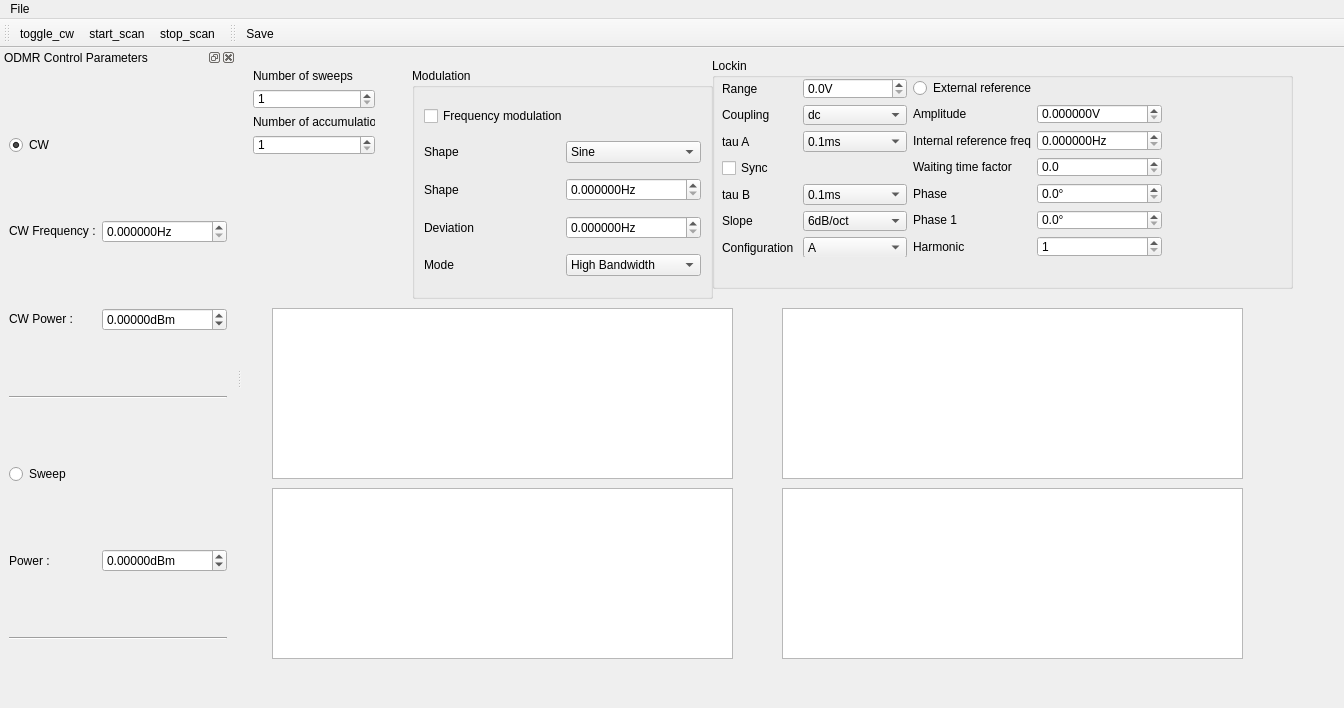
<?xml version="1.0" encoding="UTF-8"?>
<ui version="4.0">
 <class>MainWindow</class>
 <widget class="QMainWindow" name="MainWindow">
  <property name="geometry">
   <rect>
    <x>0</x>
    <y>0</y>
    <width>1344</width>
    <height>708</height>
   </rect>
  </property>
  <property name="windowTitle">
   <string>MainWindow</string>
  </property>
  <widget class="QWidget" name="centralwidget">
   <widget class="QGroupBox" name="modulation_groupBox">
    <property name="geometry">
     <rect>
      <x>170</x>
      <y>20</y>
      <width>301</width>
      <height>231</height>
     </rect>
    </property>
    <property name="title">
     <string>Modulation</string>
    </property>
    <layout class="QGridLayout" name="gridLayout">
     <item row="3" column="1">
      <widget class="ScienDSpinBox" name="mod_dev_frequency_DoubleSpinBox">
       <property name="sizePolicy">
        <sizepolicy hsizetype="Minimum" vsizetype="Fixed">
         <horstretch>0</horstretch>
         <verstretch>0</verstretch>
        </sizepolicy>
       </property>
       <property name="suffix">
        <string>Hz</string>
       </property>
       <property name="decimals">
        <number>6</number>
       </property>
       <property name="maximum">
        <double>1000000000.000000000000000</double>
       </property>
       <property name="singleStep">
        <double>0.010000000000000</double>
       </property>
      </widget>
     </item>
     <item row="0" column="0" colspan="2">
      <widget class="QCheckBox" name="fm_on_off_checkBox">
       <property name="text">
        <string>Frequency modulation</string>
       </property>
      </widget>
     </item>
     <item row="1" column="0">
      <widget class="QLabel" name="label_14">
       <property name="text">
        <string>Shape</string>
       </property>
      </widget>
     </item>
     <item row="2" column="1">
      <widget class="ScienDSpinBox" name="source_frequency_DoubleSpinBox">
       <property name="sizePolicy">
        <sizepolicy hsizetype="Minimum" vsizetype="Fixed">
         <horstretch>0</horstretch>
         <verstretch>0</verstretch>
        </sizepolicy>
       </property>
       <property name="suffix">
        <string>Hz</string>
       </property>
       <property name="decimals">
        <number>6</number>
       </property>
       <property name="maximum">
        <double>1000000000.000000000000000</double>
       </property>
       <property name="singleStep">
        <double>0.010000000000000</double>
       </property>
      </widget>
     </item>
     <item row="3" column="0">
      <widget class="QLabel" name="label_5">
       <property name="text">
        <string>Deviation</string>
       </property>
      </widget>
     </item>
     <item row="2" column="0">
      <widget class="QLabel" name="label_15">
       <property name="text">
        <string>Shape</string>
       </property>
      </widget>
     </item>
     <item row="1" column="1">
      <widget class="QComboBox" name="source_shape_comboBox">
       <item>
        <property name="text">
         <string>Sine</string>
        </property>
       </item>
       <item>
        <property name="text">
         <string>Square</string>
        </property>
       </item>
       <item>
        <property name="text">
         <string>Pulse</string>
        </property>
       </item>
       <item>
        <property name="text">
         <string>Triangle</string>
        </property>
       </item>
       <item>
        <property name="text">
         <string>Trapezoid</string>
        </property>
       </item>
      </widget>
     </item>
     <item row="4" column="0">
      <widget class="QLabel" name="label_8">
       <property name="text">
        <string>Mode</string>
       </property>
      </widget>
     </item>
     <item row="4" column="1">
      <widget class="QComboBox" name="mod_mode_comboBox">
       <item>
        <property name="text">
         <string>High Bandwidth</string>
        </property>
       </item>
       <item>
        <property name="text">
         <string>Low Noise</string>
        </property>
       </item>
      </widget>
     </item>
    </layout>
   </widget>
   <widget class="PlotWidget" name="channel1_PlotWidget">
    <property name="geometry">
     <rect>
      <x>30</x>
      <y>260</y>
      <width>461</width>
      <height>171</height>
     </rect>
    </property>
    <property name="sizePolicy">
     <sizepolicy hsizetype="Expanding" vsizetype="Expanding">
      <horstretch>1</horstretch>
      <verstretch>1</verstretch>
     </sizepolicy>
    </property>
   </widget>
   <widget class="PlotWidget" name="channel2_PlotWidget">
    <property name="geometry">
     <rect>
      <x>540</x>
      <y>260</y>
      <width>461</width>
      <height>171</height>
     </rect>
    </property>
    <property name="sizePolicy">
     <sizepolicy hsizetype="Expanding" vsizetype="Expanding">
      <horstretch>1</horstretch>
      <verstretch>1</verstretch>
     </sizepolicy>
    </property>
   </widget>
   <widget class="PlotWidget" name="channel3_PlotWidget">
    <property name="geometry">
     <rect>
      <x>30</x>
      <y>440</y>
      <width>461</width>
      <height>171</height>
     </rect>
    </property>
    <property name="sizePolicy">
     <sizepolicy hsizetype="Expanding" vsizetype="Expanding">
      <horstretch>1</horstretch>
      <verstretch>1</verstretch>
     </sizepolicy>
    </property>
   </widget>
   <widget class="PlotWidget" name="channel4_PlotWidget">
    <property name="geometry">
     <rect>
      <x>540</x>
      <y>440</y>
      <width>461</width>
      <height>171</height>
     </rect>
    </property>
    <property name="sizePolicy">
     <sizepolicy hsizetype="Expanding" vsizetype="Expanding">
      <horstretch>1</horstretch>
      <verstretch>1</verstretch>
     </sizepolicy>
    </property>
   </widget>
   <widget class="QGroupBox" name="lockin_groupBox">
    <property name="geometry">
     <rect>
      <x>470</x>
      <y>10</y>
      <width>581</width>
      <height>231</height>
     </rect>
    </property>
    <property name="title">
     <string>Lockin</string>
    </property>
    <widget class="QWidget" name="layoutWidget">
     <property name="geometry">
      <rect>
       <x>10</x>
       <y>20</y>
       <width>440</width>
       <height>179</height>
      </rect>
     </property>
     <layout class="QHBoxLayout" name="horizontalLayout_2">
      <item>
       <layout class="QGridLayout" name="gridLayout_4">
        <item row="1" column="0">
         <widget class="QLabel" name="label_9">
          <property name="text">
           <string>Coupling</string>
          </property>
         </widget>
        </item>
        <item row="0" column="1">
         <widget class="ScienDSpinBox" name="lockin_range_DoubleSpinBox">
          <property name="sizePolicy">
           <sizepolicy hsizetype="Minimum" vsizetype="Fixed">
            <horstretch>0</horstretch>
            <verstretch>0</verstretch>
           </sizepolicy>
          </property>
          <property name="suffix">
           <string>V</string>
          </property>
          <property name="decimals">
           <number>1</number>
          </property>
          <property name="maximum">
           <double>1000000000.000000000000000</double>
          </property>
          <property name="singleStep">
           <double>0.010000000000000</double>
          </property>
         </widget>
        </item>
        <item row="1" column="1">
         <widget class="QComboBox" name="lockin_acdc_coupling_comboBox">
          <item>
           <property name="text">
            <string>dc</string>
           </property>
          </item>
          <item>
           <property name="text">
            <string>ac</string>
           </property>
          </item>
         </widget>
        </item>
        <item row="2" column="0">
         <widget class="QLabel" name="label_21">
          <property name="text">
           <string>tau A</string>
          </property>
         </widget>
        </item>
        <item row="0" column="0">
         <widget class="QLabel" name="label_19">
          <property name="text">
           <string>Range</string>
          </property>
         </widget>
        </item>
        <item row="3" column="0">
         <widget class="QCheckBox" name="lockin_sync_checkBox">
          <property name="text">
           <string>Sync</string>
          </property>
         </widget>
        </item>
        <item row="5" column="0">
         <widget class="QLabel" name="label_11">
          <property name="text">
           <string>Slope</string>
          </property>
         </widget>
        </item>
        <item row="6" column="0">
         <widget class="QLabel" name="label_20">
          <property name="text">
           <string>Configuration</string>
          </property>
         </widget>
        </item>
        <item row="6" column="1">
         <widget class="QComboBox" name="lockin_config_comboBox">
          <item>
           <property name="text">
            <string>A</string>
           </property>
          </item>
          <item>
           <property name="text">
            <string>A-B</string>
           </property>
          </item>
          <item>
           <property name="text">
            <string>A&amp;B</string>
           </property>
          </item>
         </widget>
        </item>
        <item row="4" column="0">
         <widget class="QLabel" name="label_22">
          <property name="text">
           <string>tau B</string>
          </property>
         </widget>
        </item>
        <item row="2" column="1">
         <widget class="QComboBox" name="lockin_taua_comboBox">
          <item>
           <property name="text">
            <string>0.1ms</string>
           </property>
          </item>
          <item>
           <property name="text">
            <string>0.2ms</string>
           </property>
          </item>
          <item>
           <property name="text">
            <string>0.5ms</string>
           </property>
          </item>
          <item>
           <property name="text">
            <string>1ms</string>
           </property>
          </item>
          <item>
           <property name="text">
            <string>2ms</string>
           </property>
          </item>
          <item>
           <property name="text">
            <string>5ms</string>
           </property>
          </item>
          <item>
           <property name="text">
            <string>10ms</string>
           </property>
          </item>
          <item>
           <property name="text">
            <string>20ms</string>
           </property>
          </item>
          <item>
           <property name="text">
            <string>50ms</string>
           </property>
          </item>
          <item>
           <property name="text">
            <string>100ms</string>
           </property>
          </item>
          <item>
           <property name="text">
            <string>200ms</string>
           </property>
          </item>
          <item>
           <property name="text">
            <string>500ms</string>
           </property>
          </item>
          <item>
           <property name="text">
            <string>1s</string>
           </property>
          </item>
          <item>
           <property name="text">
            <string>2s</string>
           </property>
          </item>
          <item>
           <property name="text">
            <string>5s</string>
           </property>
          </item>
          <item>
           <property name="text">
            <string>10s</string>
           </property>
          </item>
          <item>
           <property name="text">
            <string>20s</string>
           </property>
          </item>
          <item>
           <property name="text">
            <string>50s</string>
           </property>
          </item>
          <item>
           <property name="text">
            <string>100s</string>
           </property>
          </item>
          <item>
           <property name="text">
            <string>200s</string>
           </property>
          </item>
          <item>
           <property name="text">
            <string>500s</string>
           </property>
          </item>
          <item>
           <property name="text">
            <string>1ks</string>
           </property>
          </item>
         </widget>
        </item>
        <item row="4" column="1">
         <widget class="QComboBox" name="lockin_taub_comboBox">
          <item>
           <property name="text">
            <string>0.1ms</string>
           </property>
          </item>
          <item>
           <property name="text">
            <string>0.2ms</string>
           </property>
          </item>
          <item>
           <property name="text">
            <string>0.5ms</string>
           </property>
          </item>
          <item>
           <property name="text">
            <string>1ms</string>
           </property>
          </item>
          <item>
           <property name="text">
            <string>2ms</string>
           </property>
          </item>
          <item>
           <property name="text">
            <string>5ms</string>
           </property>
          </item>
          <item>
           <property name="text">
            <string>10ms</string>
           </property>
          </item>
          <item>
           <property name="text">
            <string>20ms</string>
           </property>
          </item>
          <item>
           <property name="text">
            <string>50ms</string>
           </property>
          </item>
          <item>
           <property name="text">
            <string>100ms</string>
           </property>
          </item>
          <item>
           <property name="text">
            <string>200ms</string>
           </property>
          </item>
          <item>
           <property name="text">
            <string>500ms</string>
           </property>
          </item>
          <item>
           <property name="text">
            <string>1s</string>
           </property>
          </item>
          <item>
           <property name="text">
            <string>2s</string>
           </property>
          </item>
          <item>
           <property name="text">
            <string>5s</string>
           </property>
          </item>
          <item>
           <property name="text">
            <string>10s</string>
           </property>
          </item>
          <item>
           <property name="text">
            <string>20s</string>
           </property>
          </item>
          <item>
           <property name="text">
            <string>50s</string>
           </property>
          </item>
          <item>
           <property name="text">
            <string>100s</string>
           </property>
          </item>
          <item>
           <property name="text">
            <string>200s</string>
           </property>
          </item>
          <item>
           <property name="text">
            <string>500s</string>
           </property>
          </item>
          <item>
           <property name="text">
            <string>1ks</string>
           </property>
          </item>
          <item>
           <property name="text">
            <string>same as tauA</string>
           </property>
          </item>
         </widget>
        </item>
        <item row="5" column="1">
         <widget class="QComboBox" name="lockin_slope_comboBox">
          <item>
           <property name="text">
            <string>6dB/oct</string>
           </property>
          </item>
          <item>
           <property name="text">
            <string>12dB/oct</string>
           </property>
          </item>
          <item>
           <property name="text">
            <string>24dB/oct</string>
           </property>
          </item>
         </widget>
        </item>
       </layout>
      </item>
      <item>
       <layout class="QGridLayout" name="gridLayout_3">
        <item row="1" column="0">
         <widget class="QLabel" name="label_17">
          <property name="text">
           <string>Amplitude</string>
          </property>
         </widget>
        </item>
        <item row="1" column="1">
         <widget class="ScienDSpinBox" name="lockin_amplitude_DoubleSpinBox">
          <property name="sizePolicy">
           <sizepolicy hsizetype="Minimum" vsizetype="Fixed">
            <horstretch>0</horstretch>
            <verstretch>0</verstretch>
           </sizepolicy>
          </property>
          <property name="suffix">
           <string>V</string>
          </property>
          <property name="decimals">
           <number>6</number>
          </property>
          <property name="maximum">
           <double>1000000000.000000000000000</double>
          </property>
          <property name="singleStep">
           <double>0.010000000000000</double>
          </property>
         </widget>
        </item>
        <item row="5" column="0">
         <widget class="QLabel" name="label_18">
          <property name="text">
           <string>Phase 1</string>
          </property>
         </widget>
        </item>
        <item row="5" column="1">
         <widget class="ScienDSpinBox" name="lockin_phase1_DoubleSpinBox">
          <property name="sizePolicy">
           <sizepolicy hsizetype="Minimum" vsizetype="Fixed">
            <horstretch>0</horstretch>
            <verstretch>0</verstretch>
           </sizepolicy>
          </property>
          <property name="suffix">
           <string>°</string>
          </property>
          <property name="decimals">
           <number>1</number>
          </property>
          <property name="maximum">
           <double>1000000000.000000000000000</double>
          </property>
          <property name="singleStep">
           <double>0.010000000000000</double>
          </property>
         </widget>
        </item>
        <item row="4" column="0">
         <widget class="QLabel" name="label_10">
          <property name="text">
           <string>Phase</string>
          </property>
         </widget>
        </item>
        <item row="4" column="1">
         <widget class="ScienDSpinBox" name="lockin_phase_DoubleSpinBox">
          <property name="sizePolicy">
           <sizepolicy hsizetype="Minimum" vsizetype="Fixed">
            <horstretch>0</horstretch>
            <verstretch>0</verstretch>
           </sizepolicy>
          </property>
          <property name="suffix">
           <string>°</string>
          </property>
          <property name="decimals">
           <number>1</number>
          </property>
          <property name="maximum">
           <double>1000000000.000000000000000</double>
          </property>
          <property name="singleStep">
           <double>0.010000000000000</double>
          </property>
         </widget>
        </item>
        <item row="0" column="0" colspan="2">
         <layout class="QHBoxLayout" name="horizontalLayout">
          <item>
           <widget class="QRadioButton" name="external_reference_radioButton">
            <property name="text">
             <string>External reference</string>
            </property>
           </widget>
          </item>
         </layout>
        </item>
        <item row="2" column="0">
         <widget class="QLabel" name="label_7">
          <property name="text">
           <string>Internal reference freq</string>
          </property>
         </widget>
        </item>
        <item row="2" column="1">
         <widget class="ScienDSpinBox" name="int_ref_frequency_DoubleSpinBox">
          <property name="sizePolicy">
           <sizepolicy hsizetype="Minimum" vsizetype="Fixed">
            <horstretch>0</horstretch>
            <verstretch>0</verstretch>
           </sizepolicy>
          </property>
          <property name="suffix">
           <string>Hz</string>
          </property>
          <property name="decimals">
           <number>6</number>
          </property>
          <property name="maximum">
           <double>1000000000.000000000000000</double>
          </property>
          <property name="singleStep">
           <double>0.010000000000000</double>
          </property>
         </widget>
        </item>
        <item row="6" column="0">
         <widget class="QLabel" name="label_16">
          <property name="text">
           <string>Harmonic</string>
          </property>
         </widget>
        </item>
        <item row="6" column="1">
         <widget class="QSpinBox" name="harmonic_spinBox">
          <property name="minimum">
           <number>1</number>
          </property>
          <property name="maximum">
           <number>15</number>
          </property>
         </widget>
        </item>
        <item row="3" column="0">
         <widget class="QLabel" name="label_12">
          <property name="text">
           <string>Waiting time factor</string>
          </property>
         </widget>
        </item>
        <item row="3" column="1">
         <widget class="ScienDSpinBox" name="waiting_time_factor_DoubleSpinBox">
          <property name="sizePolicy">
           <sizepolicy hsizetype="Minimum" vsizetype="Fixed">
            <horstretch>0</horstretch>
            <verstretch>0</verstretch>
           </sizepolicy>
          </property>
          <property name="suffix">
           <string/>
          </property>
          <property name="decimals">
           <number>1</number>
          </property>
          <property name="maximum">
           <double>1000000000.000000000000000</double>
          </property>
          <property name="singleStep">
           <double>0.010000000000000</double>
          </property>
         </widget>
        </item>
       </layout>
      </item>
     </layout>
    </widget>
   </widget>
   <widget class="QWidget" name="layoutWidget">
    <property name="geometry">
     <rect>
      <x>11</x>
      <y>21</y>
      <width>122</width>
      <height>86</height>
     </rect>
    </property>
    <layout class="QVBoxLayout" name="verticalLayout">
     <item>
      <widget class="QLabel" name="label_23">
       <property name="text">
        <string>Number of sweeps</string>
       </property>
      </widget>
     </item>
     <item>
      <widget class="QSpinBox" name="number_of_sweeps_spinBox">
       <property name="minimum">
        <number>1</number>
       </property>
       <property name="maximum">
        <number>15</number>
       </property>
      </widget>
     </item>
     <item>
      <widget class="QLabel" name="label_24">
       <property name="text">
        <string>Number of accumulations</string>
       </property>
      </widget>
     </item>
     <item>
      <widget class="QSpinBox" name="number_of_accumulations_spinBox">
       <property name="minimum">
        <number>1</number>
       </property>
       <property name="maximum">
        <number>15</number>
       </property>
      </widget>
     </item>
    </layout>
   </widget>
  </widget>
  <widget class="QMenuBar" name="menubar">
   <property name="geometry">
    <rect>
     <x>0</x>
     <y>0</y>
     <width>1344</width>
     <height>21</height>
    </rect>
   </property>
   <widget class="QMenu" name="menuFile">
    <property name="title">
     <string>File</string>
    </property>
    <addaction name="action_Close"/>
   </widget>
   <addaction name="menuFile"/>
  </widget>
  <widget class="QToolBar" name="toolBar">
   <property name="windowTitle">
    <string>toolBar</string>
   </property>
   <attribute name="toolBarArea">
    <enum>TopToolBarArea</enum>
   </attribute>
   <attribute name="toolBarBreak">
    <bool>false</bool>
   </attribute>
   <addaction name="action_toggle_cw"/>
   <addaction name="action_start_stop_scan"/>
   <addaction name="action_stop_scan"/>
  </widget>
  <widget class="QDockWidget" name="odmr_control_DockWidget">
   <property name="windowTitle">
    <string>ODMR Control Parameters</string>
   </property>
   <attribute name="dockWidgetArea">
    <number>1</number>
   </attribute>
   <widget class="QWidget" name="dockWidgetContents_3">
    <layout class="QGridLayout" name="gridLayout_2">
     <item row="2" column="1">
      <widget class="ScienDSpinBox" name="cw_power_DoubleSpinBox">
       <property name="sizePolicy">
        <sizepolicy hsizetype="Minimum" vsizetype="Fixed">
         <horstretch>0</horstretch>
         <verstretch>0</verstretch>
        </sizepolicy>
       </property>
       <property name="minimumSize">
        <size>
         <width>10</width>
         <height>0</height>
        </size>
       </property>
       <property name="suffix">
        <string>dBm</string>
       </property>
       <property name="decimals">
        <number>5</number>
       </property>
       <property name="minimum">
        <double>-1000.000000000000000</double>
       </property>
       <property name="maximum">
        <double>100.000000000000000</double>
       </property>
      </widget>
     </item>
     <item row="3" column="0" colspan="2">
      <widget class="Line" name="line">
       <property name="lineWidth">
        <number>1</number>
       </property>
       <property name="orientation">
        <enum>Qt::Horizontal</enum>
       </property>
      </widget>
     </item>
     <item row="0" column="0">
      <widget class="QRadioButton" name="cw_radioButton">
       <property name="text">
        <string>CW</string>
       </property>
       <property name="checked">
        <bool>true</bool>
       </property>
      </widget>
     </item>
     <item row="5" column="1">
      <widget class="ScienDSpinBox" name="sweep_power_DoubleSpinBox">
       <property name="sizePolicy">
        <sizepolicy hsizetype="Minimum" vsizetype="Fixed">
         <horstretch>0</horstretch>
         <verstretch>0</verstretch>
        </sizepolicy>
       </property>
       <property name="suffix">
        <string>dBm</string>
       </property>
       <property name="decimals">
        <number>5</number>
       </property>
       <property name="minimum">
        <double>-1000.000000000000000</double>
       </property>
       <property name="maximum">
        <double>100.000000000000000</double>
       </property>
      </widget>
     </item>
     <item row="6" column="0" colspan="2">
      <widget class="Line" name="line_2">
       <property name="orientation">
        <enum>Qt::Horizontal</enum>
       </property>
      </widget>
     </item>
     <item row="1" column="1">
      <widget class="ScienDSpinBox" name="cw_frequency_DoubleSpinBox">
       <property name="sizePolicy">
        <sizepolicy hsizetype="Minimum" vsizetype="Fixed">
         <horstretch>0</horstretch>
         <verstretch>0</verstretch>
        </sizepolicy>
       </property>
       <property name="minimumSize">
        <size>
         <width>10</width>
         <height>0</height>
        </size>
       </property>
       <property name="suffix">
        <string>Hz</string>
       </property>
       <property name="decimals">
        <number>6</number>
       </property>
       <property name="maximum">
        <double>1000000000.000000000000000</double>
       </property>
       <property name="singleStep">
        <double>0.010000000000000</double>
       </property>
      </widget>
     </item>
     <item row="1" column="0">
      <widget class="QLabel" name="label">
       <property name="sizePolicy">
        <sizepolicy hsizetype="Minimum" vsizetype="Fixed">
         <horstretch>0</horstretch>
         <verstretch>0</verstretch>
        </sizepolicy>
       </property>
       <property name="text">
        <string>CW Frequency :</string>
       </property>
      </widget>
     </item>
     <item row="4" column="0">
      <widget class="QRadioButton" name="sweep_radioButton">
       <property name="text">
        <string>Sweep</string>
       </property>
       <property name="checked">
        <bool>false</bool>
       </property>
      </widget>
     </item>
     <item row="5" column="0">
      <widget class="QLabel" name="label_2">
       <property name="sizePolicy">
        <sizepolicy hsizetype="Minimum" vsizetype="Minimum">
         <horstretch>0</horstretch>
         <verstretch>0</verstretch>
        </sizepolicy>
       </property>
       <property name="text">
        <string>Power :</string>
       </property>
      </widget>
     </item>
     <item row="2" column="0">
      <widget class="QLabel" name="label_6">
       <property name="sizePolicy">
        <sizepolicy hsizetype="Minimum" vsizetype="Fixed">
         <horstretch>0</horstretch>
         <verstretch>0</verstretch>
        </sizepolicy>
       </property>
       <property name="text">
        <string>CW Power :</string>
       </property>
      </widget>
     </item>
    </layout>
   </widget>
  </widget>
  <widget class="QToolBar" name="save_ToolBar">
   <property name="windowTitle">
    <string>toolBar_2</string>
   </property>
   <attribute name="toolBarArea">
    <enum>TopToolBarArea</enum>
   </attribute>
   <attribute name="toolBarBreak">
    <bool>false</bool>
   </attribute>
   <addaction name="action_Save"/>
  </widget>
  <action name="action_toggle_cw">
   <property name="checkable">
    <bool>true</bool>
   </property>
   <property name="icon">
    <iconset>
     <normaloff>../../artwork/icons/oxygen/22x22/media-playback-start.png</normaloff>
     <normalon>../../artwork/icons/oxygen/22x22/media-playback-stop.png</normalon>../../artwork/icons/oxygen/22x22/media-playback-start.png</iconset>
   </property>
   <property name="text">
    <string>toggle_cw</string>
   </property>
   <property name="toolTip">
    <string>toggle microwave CW output</string>
   </property>
  </action>
  <action name="action_Close">
   <property name="text">
    <string>Close</string>
   </property>
  </action>
  <action name="action_start_stop_scan">
   <property name="checkable">
    <bool>true</bool>
   </property>
   <property name="text">
    <string>start_scan</string>
   </property>
  </action>
  <action name="action_stop_scan">
   <property name="text">
    <string>stop_scan</string>
   </property>
  </action>
  <action name="action_Save">
   <property name="icon">
    <iconset>
     <normaloff>../../artwork/icons/oxygen/22x22/document-save.png</normaloff>../../artwork/icons/oxygen/22x22/document-save.png</iconset>
   </property>
   <property name="text">
    <string>&amp;Save</string>
   </property>
   <property name="toolTip">
    <string>Save odmr data</string>
   </property>
  </action>
 </widget>
 <customwidgets>
  <customwidget>
   <class>ScienDSpinBox</class>
   <extends>QDoubleSpinBox</extends>
   <header>qtwidgets.scientific_spinbox.h</header>
  </customwidget>
  <customwidget>
   <class>PlotWidget</class>
   <extends>QGraphicsView</extends>
   <header>pyqtgraph</header>
  </customwidget>
 </customwidgets>
 <resources/>
 <connections>
  <connection>
   <sender>action_Close</sender>
   <signal>triggered()</signal>
   <receiver>MainWindow</receiver>
   <slot>close()</slot>
   <hints>
    <hint type="sourcelabel">
     <x>-1</x>
     <y>-1</y>
    </hint>
    <hint type="destinationlabel">
     <x>399</x>
     <y>299</y>
    </hint>
   </hints>
  </connection>
 </connections>
</ui>
